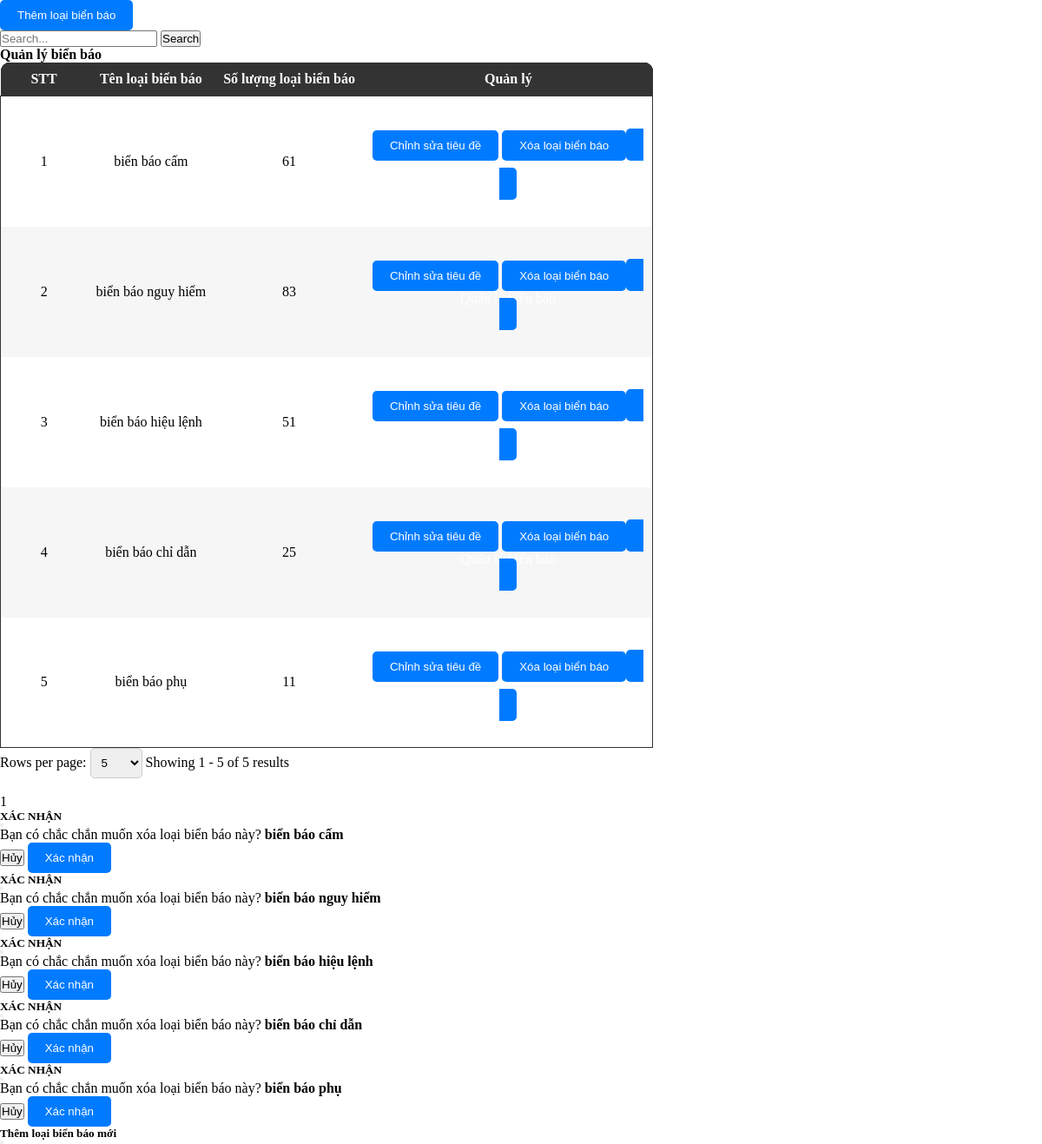
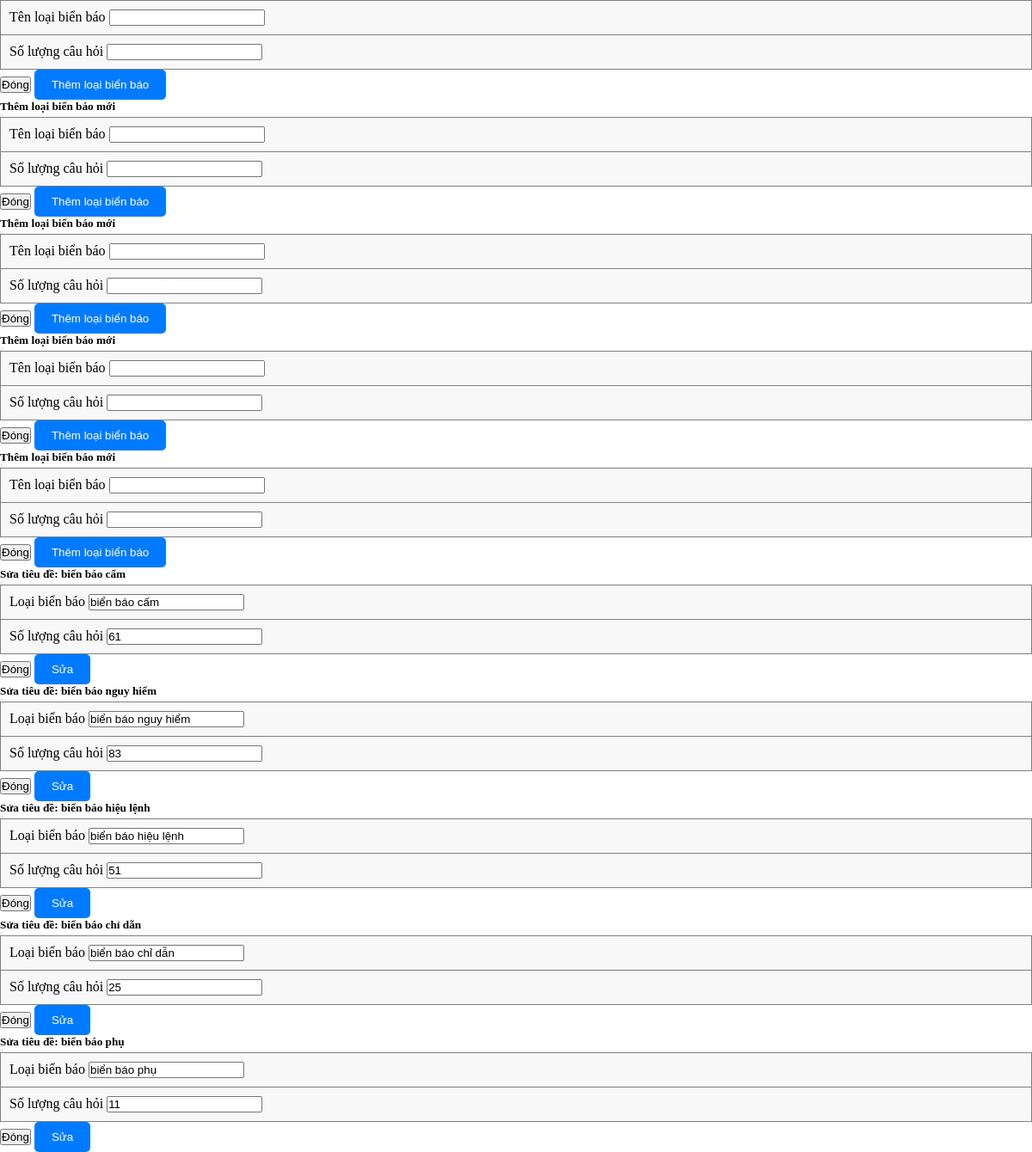
Screenshot of /admin/pages/Notice/NoticeIndex.php with the database file from the repository (2 pictures, top to bottom).
### tables this page shows
CREATE TABLE `tbl_titlenoticeboard` (
  `id` int(100) NOT NULL,
  `count` int(100) NOT NULL,
  `title` varchar(1000) NOT NULL
);

### admin/pages/Notice/NoticeIndex.php (the view, shortened to what this page needs)
<link rel="stylesheet" href="./styles/ProductStyles.css">
<?php
$countAllSql = "SELECT * FROM tbl_titlenoticeboard";
$total_records = mysqli_num_rows(mysqli_query($connect, $countAllSql));
$pageIndex = isset($_GET['page']) ? $_GET['page'] : 1;
$pageSize = isset($_GET['limit']) ? $_GET['limit'] : 5;
$total_page = ceil($total_records / $pageSize);
$start = ($pageIndex - 1) * $pageSize;
$search = '';
$getTableDataSql = "";
if (isset($_GET['search'])) {
    $getTableDataSql = "SELECT * FROM tbl_titlenoticeboard
    WHERE
        title LIKE N'%" . $search . "%'
    LIMIT $start, $pageSize";
} else {
    $getTableDataSql = "SELECT * FROM tbl_titlenoticeboard LIMIT $start, $pageSize";
}
$tableData = mysqli_query($connect, $getTableDataSql);
?>
<div class="text-left flex justify-between">
    <button type="button" class="btn btn-primary mb-2 mt-3" data-bs-toggle="modal" data-bs-target="#addNotice">
        Thêm loại biển báo
    </button>
    <div class="input-group mb-3 align-center mt-3 w-40">
        <input type="text" class="form-control" placeholder="Search..." aria-label="Recipient's username" name="search" id="search-input" aria-describedby="button-addon2">
        <button class="btn btn-outline-secondary" id="search-button" onclick="performSearch()" name="ok">
            Search
        </button>
    </div>
</div>
<div class="container p-0">
    <table class="w-100">
        <legend class="text-center"><b>Quản lý biển báo</b></legend>
        <thead class="table-head w-100">
            <tr class="table-heading">
                <th class="noWrap">STT</th>
                <th class="noWrap">Tên loại biển báo</th>
                <th class="noWrap">Số lượng loại biển báo</th>
                <th class="noWrap">Quản lý </th>
            </tr>
        </thead>
        <tbody class="table-body">
            <?php
            while ($row = mysqli_fetch_array($tableData)) {
            ?>
                <tr>
                    <td class="tensanpham">
                        <?php echo $row['id'] ?>
                    </td>
                    <td>
                        <?php echo $row['title'] ?>
                    </td>
                    <td>
                        <?php echo $row['count'] ?>
                    </td>
                    <td>
                        <button type="button" class="btn btn-primary mb-2 mt-3 con-tooltip top" data-bs-toggle="modal" data-bs-target="#editPopup_<?php echo $row['id']; ?>">
                            <div class="tooltip">
                                <p>Chỉnh sửa tiêu đề</p>
                            </div>
                        </button>
                        <button type="button" class="btn btn-primary mb-2 mt-3 con-tooltip top" data-bs-toggle="modal" data-bs-target="#confirmPopup_<?php echo $row['id']; ?>">
                            <div class="tooltip">
                                <p>Xóa loại biển báo</p>
                            </div>
                        </button>
                        <a class='btn btn-primary mb-2 mt-3 con-tooltip top text-white productSizeButton color-white' href="?workingPage=detail&noticeId=<?php echo $row['id']; ?>">
                            <div class="tooltip">
                                <p>Quản lý biển báo</p>
                            </div>
                        </a>
                    </td>
                </tr>
            <?php
            }
            ?>
        </tbody>
    </table>
    <form action="" method="GET">
        <nav class="row py-2" aria-label="Page navigation example">
            <div class="paganation-infor col py-2">
                <form action="" method="GET">
                    <label for="limitSelect">Rows per page:</label>
                    <select name="limit" id="limitSelect" onchange="updatePageAndLimit()">
                        <option value="5" <?php if ($pageSize == 5) echo 'selected'; ?>>5</option>
                    </select>
                </form>
                <label class="mr-4">Showing
                    <?php
                    $startItem = ($pageIndex - 1) * $pageSize + 1;
                    $endItem = min($pageIndex * $pageSize, $total_records);
                    echo "{$startItem} - {$endItem} of {$total_records} results";
                    ?>
                </label>
            </div>
            <ul class="m-0 pagination justify-content-end py-2 col">
                <li class="page-item">
                </li>
                <?php
                for ($i = 1; $i <= $total_page; $i++) {
                    if ($i == $pageIndex) {
                        echo '<li class="page-item light">
                        <span name="page" class="page-link text-reset text-white bg-dark" href="?workingPage=notice&limit=' . ($pageSize) . '&page=' . ($i) . '"> ' . ($i) . ' </span>
                        </li>';
                    }
                }
                ?>
            </ul>
    </form>
</div>
<?php
$tableData = mysqli_query($connect, $getTableDataSql);
while ($row = mysqli_fetch_array($tableData)) {
    include "./pages/Notice/NoticeConfirmDelete.php";
}
?>
<?php
$tableData = mysqli_query($connect, $getTableDataSql);
while ($row = mysqli_fetch_array($tableData)) {
    include "./pages/Notice/AddNoticePopup.php";
}
?>
<?php
$tableData = mysqli_query($connect, $getTableDataSql);
while ($row = mysqli_fetch_array($tableData)) {
    include "./pages/Notice/EditNoticePopup.php";
}
?>

### admin/pages/Notice/NoticeConfirmDelete.php
<div class="modal fade" id="confirmPopup_<?php echo $row['id']; ?>" tabindex="-1" aria-labelledby="exampleModalLabel" aria-hidden="true">
    <div class="modal-dialog modal-lg">
        <div class="modal-content">
            <div class="modal-header bg-dark">
                <h5 class="text-center text-white">XÁC NHẬN</h5>
                <button type="button" class="btn-close btn-close-white" data-bs-dismiss="modal" aria-label="Close"></button>
            </div>
            <div class="modal-body p-0">
                <form id="orderForm" method="POST" action="pages/Notice/NoticeLogic.php?id=<?php echo $row['id']; ?>" enctype="multipart/form-data">
                    <table border="1" width="100%" padding="10px" style="border-collapse: collapse;">
                        <p class="p-4 m-0">
                            Bạn có chắc chắn muốn xóa loại biển báo này? <b><?php echo $row['title']; ?></b>
                        </p>
                    </table>
                    <div class="modal-footer">
                        <button type="button" class="btn btn-outline-secondary pt-2 pb-2" data-bs-dismiss="modal">Hủy</button>
                        <button type="submit" class="btn btn-primary" name="deleteNotice">Xác nhận</button>
                    </div>
                </form>
            </div>
        </div>
    </div>
</div>

### admin/pages/Notice/AddNoticePopup.php (shortened to what this page needs)
<div class="modal fade" id="addNotice" tabindex="-1" aria-labelledby="exampleModalLabel" aria-hidden="false">
    <div class="modal-dialog modal-lg">
        <div class="modal-content">
            <div class="modal-header bg-dark">
                <h5 class="text-center text-white">Thêm loại biển báo mới</h5>
                <button type="button" class="btn-close btn-close-white" data-bs-dismiss="modal" aria-label="Close"></button>
            </div>
            <div class="modal-body">
                <form id="categoryForm" method="POST" action="pages/Notice/NoticeLogic.php" enctype="multipart/form-data">
                    <table border="1" width="100%" padding="10px" style="border-collapse: collapse;">
                        <tr>
                            <td class="row">
                                <div class="mb-2 col">
                                    <label for="transferFee" class="form-label">Tên loại biển báo</label>
                                    <input required name="name" type="text" class="form-control" id="transferFee">
                                </div>
                            </td>
                        </tr>
                        <tr>
                            <td class="row">
                                <div class="mb-2 col">
                                    <label for="description" class="form-label">Số lượng câu hỏi</label>
                                    <input type="number" name="count" class="form-control" id="description" rows="3"></input>
                                </div>
                            </td>
                        </tr>
                    </table>
            </div>
            <div class="modal-footer">
                <button type="button" class="btn btn-outline-secondary pt-2 pb-2" data-bs-dismiss="modal">Đóng</button>
                <button type="submit" class="btn btn-primary" name="addNotice">Thêm loại biển báo</button>
            </div>
        </div>
    </div>
</div>

### admin/pages/Notice/EditNoticePopup.php
<div class="modal fade" id="editPopup_<?php echo $row['id']; ?>" tabindex="-1" aria-labelledby="exampleModalLabel" aria-hidden="true">
    <div class="modal-dialog modal-lg">
        <form method="POST" action="pages/Notice/NoticeLogic.php?id=<?php echo $row['id']; ?>" enctype="multipart/form-data">
            <div class="modal-content">
                <div class="modal-header bg-dark">
                    <h5 class="text-center text-white">Sửa tiêu đề: <?php echo $row['title']; ?></h5>
                    <button type="button" class="btn-close btn-close-white" data-bs-dismiss="modal" aria-label="Close"></button>
                </div>
                <div class="modal-body">
                <table border="1" width="100%" padding="10px" style="border-collapse: collapse;">
                        <tr>
                            <td class="row">
                                <div class="mb-2 col">
                                    <label for="transferFee" class="form-label">Loại biển báo</label>
                                    <input value="<?php echo $row['title'] ?>" required name="name" type="text" class="form-control" id="transferFee">
                                </div>
                            </td>
                        </tr>
                        <tr>
                            <td class="row">
                                <div class="mb-2 col">
                                    <label for="description" class="form-label">Số lượng câu hỏi</label>
                                    <input value="<?php echo $row['count'] ?>" name="quantity" class="form-control" id="description" rows="3"></input>
                                </div>
                            </td>
                        </tr>
                    </table>
                </div>
                <div class="modal-footer">
                    <button type="button" class="btn btn-outline-secondary pt-2 pb-2" data-bs-dismiss="modal">Đóng</button>
                    <button type="submit" class="btn btn-primary" name="editNotice">Sửa</button>
                </div>
            </div>
        </form>
    </div>
</div>

### admin/styles/ProductStyles.css (style rules this page uses)
* { padding: 0; margin: 0; box-sizing: border-box; }
table { border-radius: 10px; }
.container { width: 100%; }
.table-head { color: white; background-color: #000; }
.table-head .table-heading { background-color: #000; color: white; }
.table-head .table-heading th:first-child { border-top-left-radius: 10px; }
.table-head .table-heading th:last-child { border-top-right-radius: 10px; }
.table-heading { border-radius: 10px; }
.table-head th { padding: 10px; text-align: center; }
.table-head, .table-body { border-collapse: collapse; }
.table-body { border: 1px solid #333; }
.table-body, .table-body tr { background-color: #fff; }
.table-body td { text-align: center; }
.table-body tr:nth-child(2n + 2) { background-color: #f6f6f6; }
table { border-collapse: collapse; background-color: #f8f8f8; }
th, td { padding: 10px; text-align: left; }
th { background-color: #333; color: white; }
.btn-primary { background-color: #007bff; color: white; padding: 10px 20px; border: none; border-radius: 5px; cursor: pointer; }
.noWrap { white-space: nowrap; }
select, option { width: 60px; padding: 8px; border: 1px solid #ccc; border-radius: 5px; }
.tensanpham { width: 100px; height: 150px; text-align: center; }
.productSizeButton { color: white; text-decoration: none; }

### rows the page displays
tbl_titlenoticeboard: id "1", title "biển báo cấm", count "61", name "biển báo cấm", quantity "61"
tbl_titlenoticeboard: id "2", title "biển báo nguy hiểm", count "83", name "biển báo nguy hiểm", quantity "83"
tbl_titlenoticeboard: id "3", title "biển báo hiệu lệnh", count "51", name "biển báo hiệu lệnh", quantity "51"
tbl_titlenoticeboard: id "4", title "biển báo chỉ dẫn", count "25", name "biển báo chỉ dẫn", quantity "25"
tbl_titlenoticeboard: id "5", title "biển báo phụ", count "11", name "biển báo phụ", quantity "11"

### other values shown
$startItem "1"
$endItem "5"
$total_records "5"
